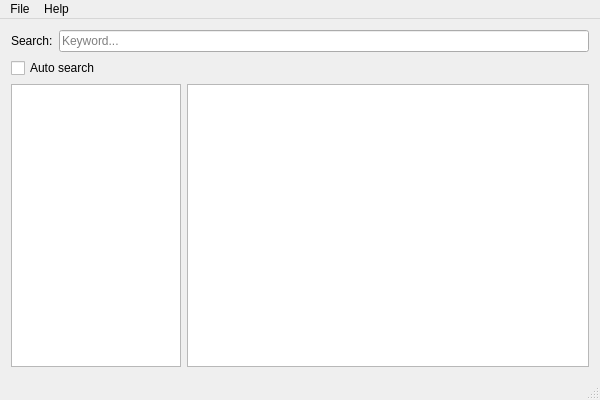
<?xml version="1.0" encoding="UTF-8"?>
<ui version="4.0">
 <class>MainWindow</class>
 <widget class="QMainWindow" name="MainWindow">
  <property name="geometry">
   <rect>
    <x>0</x>
    <y>0</y>
    <width>600</width>
    <height>400</height>
   </rect>
  </property>
  <property name="windowTitle">
   <string>OpenDict</string>
  </property>
  <property name="windowIcon">
   <iconset resource="res.qrc">
    <normaloff>:/images/icon.png</normaloff>:/images/icon.png</iconset>
  </property>
  <widget class="QWidget" name="centralWidget">
   <layout class="QVBoxLayout" name="verticalLayout">
    <item>
     <layout class="QHBoxLayout" name="horizontalLayout">
      <item>
       <widget class="QLabel" name="label">
        <property name="text">
         <string>Search:</string>
        </property>
       </widget>
      </item>
      <item>
       <widget class="QLineEdit" name="keywordLinedEdit">
        <property name="enabled">
         <bool>true</bool>
        </property>
        <property name="maxLength">
         <number>100</number>
        </property>
        <property name="placeholderText">
         <string>Keyword...</string>
        </property>
        <property name="clearButtonEnabled">
         <bool>false</bool>
        </property>
       </widget>
      </item>
     </layout>
    </item>
    <item>
     <widget class="QCheckBox" name="autoSearchCB">
      <property name="text">
       <string>Auto search</string>
      </property>
     </widget>
    </item>
    <item>
     <layout class="QHBoxLayout" name="horizontalLayout_2">
      <item>
       <widget class="QListWidget" name="resultList">
        <property name="minimumSize">
         <size>
          <width>120</width>
          <height>0</height>
         </size>
        </property>
        <property name="maximumSize">
         <size>
          <width>170</width>
          <height>16777215</height>
         </size>
        </property>
       </widget>
      </item>
      <item>
       <widget class="QTextEdit" name="transText">
        <property name="readOnly">
         <bool>true</bool>
        </property>
       </widget>
      </item>
     </layout>
    </item>
   </layout>
  </widget>
  <widget class="QMenuBar" name="menuBar">
   <property name="geometry">
    <rect>
     <x>0</x>
     <y>0</y>
     <width>600</width>
     <height>19</height>
    </rect>
   </property>
   <widget class="QMenu" name="menuFile">
    <property name="title">
     <string>File</string>
    </property>
    <addaction name="actionManageDictionaries"/>
    <addaction name="actionScanClipboard"/>
    <addaction name="separator"/>
    <addaction name="actionQuit"/>
   </widget>
   <widget class="QMenu" name="menuHelp">
    <property name="title">
     <string>Help</string>
    </property>
    <addaction name="actionAbout"/>
    <addaction name="actionAboutQt"/>
   </widget>
   <addaction name="menuFile"/>
   <addaction name="menuHelp"/>
  </widget>
  <widget class="QStatusBar" name="statusBar"/>
  <action name="actionManageDictionaries">
   <property name="text">
    <string>Manage Dictionaries</string>
   </property>
  </action>
  <action name="actionScanClipboard">
   <property name="checkable">
    <bool>true</bool>
   </property>
   <property name="text">
    <string>Scan Clipboard</string>
   </property>
  </action>
  <action name="actionQuit">
   <property name="text">
    <string>Quit</string>
   </property>
  </action>
  <action name="actionAbout">
   <property name="text">
    <string>About</string>
   </property>
  </action>
  <action name="actionAboutQt">
   <property name="text">
    <string>About Qt</string>
   </property>
  </action>
 </widget>
 <layoutdefault spacing="6" margin="11"/>
 <resources>
  <include location="res.qrc"/>
 </resources>
 <connections>
  <connection>
   <sender>actionQuit</sender>
   <signal>triggered()</signal>
   <receiver>MainWindow</receiver>
   <slot>close()</slot>
   <hints>
    <hint type="sourcelabel">
     <x>-1</x>
     <y>-1</y>
    </hint>
    <hint type="destinationlabel">
     <x>299</x>
     <y>199</y>
    </hint>
   </hints>
  </connection>
  <connection>
   <sender>autoSearchCB</sender>
   <signal>toggled(bool)</signal>
   <receiver>MainWindow</receiver>
   <slot>onAutoSearchToggled(bool)</slot>
   <hints>
    <hint type="sourcelabel">
     <x>78</x>
     <y>63</y>
    </hint>
    <hint type="destinationlabel">
     <x>5</x>
     <y>93</y>
    </hint>
   </hints>
  </connection>
  <connection>
   <sender>actionAboutQt</sender>
   <signal>triggered()</signal>
   <receiver>MainWindow</receiver>
   <slot>onAboutQtActTriggered()</slot>
   <hints>
    <hint type="sourcelabel">
     <x>-1</x>
     <y>-1</y>
    </hint>
    <hint type="destinationlabel">
     <x>299</x>
     <y>199</y>
    </hint>
   </hints>
  </connection>
  <connection>
   <sender>actionAbout</sender>
   <signal>triggered()</signal>
   <receiver>MainWindow</receiver>
   <slot>onAboutActTriggered()</slot>
   <hints>
    <hint type="sourcelabel">
     <x>-1</x>
     <y>-1</y>
    </hint>
    <hint type="destinationlabel">
     <x>299</x>
     <y>199</y>
    </hint>
   </hints>
  </connection>
  <connection>
   <sender>actionManageDictionaries</sender>
   <signal>triggered()</signal>
   <receiver>MainWindow</receiver>
   <slot>onManageDictActTriggered()</slot>
   <hints>
    <hint type="sourcelabel">
     <x>-1</x>
     <y>-1</y>
    </hint>
    <hint type="destinationlabel">
     <x>299</x>
     <y>199</y>
    </hint>
   </hints>
  </connection>
  <connection>
   <sender>actionScanClipboard</sender>
   <signal>toggled(bool)</signal>
   <receiver>MainWindow</receiver>
   <slot>onScanClipboardActToggled(bool)</slot>
   <hints>
    <hint type="sourcelabel">
     <x>-1</x>
     <y>-1</y>
    </hint>
    <hint type="destinationlabel">
     <x>299</x>
     <y>199</y>
    </hint>
   </hints>
  </connection>
  <connection>
   <sender>keywordLinedEdit</sender>
   <signal>returnPressed()</signal>
   <receiver>MainWindow</receiver>
   <slot>onKeywordReturnPressed()</slot>
   <hints>
    <hint type="sourcelabel">
     <x>118</x>
     <y>37</y>
    </hint>
    <hint type="destinationlabel">
     <x>170</x>
     <y>22</y>
    </hint>
   </hints>
  </connection>
 </connections>
 <slots>
  <slot>onAutoSearchToggled(bool)</slot>
  <slot>onAboutActTriggered()</slot>
  <slot>onAboutQtActTriggered()</slot>
  <slot>onScanClipboardActToggled(bool)</slot>
  <slot>onManageDictActTriggered()</slot>
  <slot>onKeywordReturnPressed()</slot>
 </slots>
</ui>
